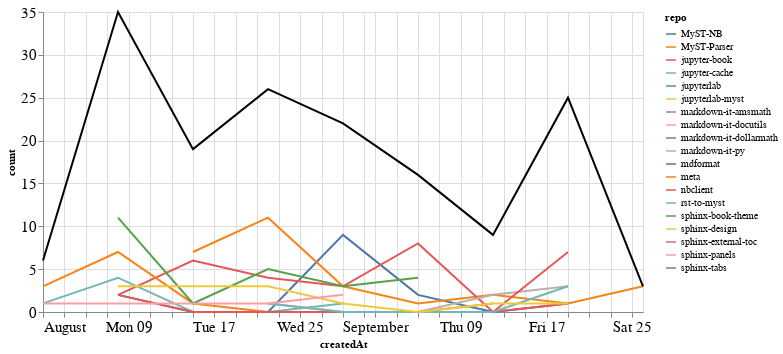

The notebook cell saved with this chart:
### Markdown cell above
### Comments

### Code cell
comments_time = comments.groupby('repo').resample('W', on='createdAt').count()['author'].reset_index()
comments_time = comments_time.rename(columns={'author': 'count'})
comments_time_total = comments_time.groupby('createdAt').agg({"count": "sum"}).reset_index()
ch1 = alt.Chart(comments_time, width=600).mark_line().encode(
    x='createdAt',
    y='count',
    color='repo',
    tooltip="repo"
)

ch2 = alt.Chart(comments_time_total, width=600).mark_line(color="black").encode(
    x='createdAt',
    y='count',
)

ch1 + ch2

### Figure 1 — Vega-Lite specification as saved in the notebook (floating-point values rounded to 4 significant figures)
{"config": {"axisLeft": {"labelFontSize": 15}, "axisBottom": {"labelFontSize": 15}}, "layer": [{"data": {"name": "data-a3708c0936d23fed78cdfb2be4e529fd"}, "mark": "line", "encoding": {"color": {"type": "nominal", "field": "repo"}, "tooltip": {"type": "nominal", "field": "repo"}, "x": {"type": "temporal", "field": "createdAt"}, "y": {"type": "quantitative", "field": "count"}}, "width": 600}, {"data": {"name": "data-e9f34188966a360ce1095171ed5565de"}, "mark": {"type": "line", "color": "black"}, "encoding": {"x": {"type": "temporal", "field": "createdAt"}, "y": {"type": "quantitative", "field": "count"}}, "width": 600}], "$schema": "https://vega.github.io/schema/vega-lite/v4.8.1.json", "datasets": {"data-a3708c0936d23fed78cdfb2be4e529fd": [{"repo": "MyST-NB", "createdAt": "2021-08-08T00:00:00", "count": 2}, {"repo": "MyST-NB", "createdAt": "2021-08-15T00:00:00", "count": 0}, {"repo": "MyST-NB", "createdAt": "2021-08-22T00:00:00", "count": 0}, {"repo": "MyST-NB", "createdAt": "2021-08-29T00:00:00", "count": 9}, {"repo": "MyST-NB", "createdAt": "2021-09-05T00:00:00", "count": 2}, {"repo": "MyST-NB", "createdAt": "2021-09-12T00:00:00", "count": 0}, {"repo": "MyST-NB", "createdAt": "2021-09-19T00:00:00", "count": 1}, {"repo": "MyST-Parser", "createdAt": "2021-08-15T00:00:00", "count": 7}, {"repo": "MyST-Parser", "createdAt": "2021-08-22T00:00:00", "count": 11}, {"repo": "MyST-Parser", "createdAt": "2021-08-29T00:00:00", "count": 3}, {"repo": "MyST-Parser", "createdAt": "2021-09-05T00:00:00", "count": 1}, {"repo": "MyST-Parser", "createdAt": "2021-09-12T00:00:00", "count": 2}, {"repo": "MyST-Parser", "createdAt": "2021-09-19T00:00:00", "count": 1}, {"repo": "MyST-Parser", "createdAt": "2021-09-26T00:00:00", "count": 3}, {"repo": "jupyter-book", "createdAt": "2021-08-08T00:00:00", "count": 2}, {"repo": "jupyter-book", "createdAt": "2021-08-15T00:00:00", "count": 6}, {"repo": "jupyter-book", "createdAt": "2021-08-22T00:00:00", "count": 4}, {"repo": "jupyter-book", "createdAt": "2021-08-29T00:00:00", "count": 3}, {"repo": "jupyter-book", "createdAt": "2021-09-05T00:00:00", "count": 8}, {"repo": "jupyter-book", "createdAt": "2021-09-12T00:00:00", "count": 0}, {"repo": "jupyter-book", "createdAt": "2021-09-19T00:00:00", "count": 1}, {"repo": "jupyter-cache", "createdAt": "2021-08-01T00:00:00", "count": 1}, {"repo": "jupyter-cache", "createdAt": "2021-08-08T00:00:00", "count": 4}, {"repo": "jupyter-cache", "createdAt": "2021-08-15T00:00:00", "count": 0}, {"repo": "jupyter-cache", "createdAt": "2021-08-22T00:00:00", "count": 0}, {"repo": "jupyter-cache", "createdAt": "2021-08-29T00:00:00", "count": 1}, {"repo": "jupyterlab", "createdAt": "2021-09-19T00:00:00", "count": 1}, {"repo": "jupyterlab-myst", "createdAt": "2021-09-19T00:00:00", "count": 7}, {"repo": "markdown-it-amsmath", "createdAt": "2021-09-12T00:00:00", "count": 1}, {"repo": "markdown-it-docutils", "createdAt": "2021-08-08T00:00:00", "count": 3}, {"repo": "markdown-it-dollarmath", "createdAt": "2021-09-12T00:00:00", "count": 1}, {"repo": "markdown-it-py", "createdAt": "2021-08-22T00:00:00", "count": 1}, {"repo": "markdown-it-py", "createdAt": "2021-08-29T00:00:00", "count": 0}, {"repo": "markdown-it-py", "createdAt": "2021-09-05T00:00:00", "count": 0}, {"repo": "markdown-it-py", "createdAt": "2021-09-12T00:00:00", "count": 2}, {"repo": "markdown-it-py", "createdAt": "2021-09-19T00:00:00", "count": 3}, {"repo": "mdformat", "createdAt": "2021-09-05T00:00:00", "count": 1}, {"repo": "meta", "createdAt": "2021-08-01T00:00:00", "count": 3}, {"repo": "meta", "createdAt": "2021-08-08T00:00:00", "count": 7}, {"repo": "meta", "createdAt": "2021-08-15T00:00:00", "count": 1}, {"repo": "meta", "createdAt": "2021-08-22T00:00:00", "count": 0}, {"repo": "meta", "createdAt": "2021-08-29T00:00:00", "count": 0}, {"repo": "meta", "createdAt": "2021-09-05T00:00:00", "count": 0}, {"repo": "meta", "createdAt": "2021-09-12T00:00:00", "count": 1}, {"repo": "nbclient", "createdAt": "2021-08-08T00:00:00", "count": 2}, {"repo": "nbclient", "createdAt": "2021-08-15T00:00:00", "count": 0}, {"repo": "nbclient", "createdAt": "2021-08-22T00:00:00", "count": 0}, {"repo": "nbclient", "createdAt": "2021-08-29T00:00:00", "count": 0}, {"repo": "nbclient", "createdAt": "2021-09-05T00:00:00", "count": 0}, {"repo": "nbclient", "createdAt": "2021-09-12T00:00:00", "count": 0}, {"repo": "nbclient", "createdAt": "2021-09-19T00:00:00", "count": 7}, {"repo": "rst-to-myst", "createdAt": "2021-08-22T00:00:00", "count": 1}, {"repo": "rst-to-myst", "createdAt": "2021-08-29T00:00:00", "count": 0}, {"repo": "rst-to-myst", "createdAt": "2021-09-05T00:00:00", "count": 0}, {"repo": "rst-to-myst", "createdAt": "2021-09-12T00:00:00", "count": 0}, {"repo": "rst-to-myst", "createdAt": "2021-09-19T00:00:00", "count": 3}, {"repo": "sphinx-book-theme", "createdAt": "2021-08-08T00:00:00", "count": 11}, {"repo": "sphinx-book-theme", "createdAt": "2021-08-15T00:00:00", "count": 1}, {"repo": "sphinx-book-theme", "createdAt": "2021-08-22T00:00:00", "count": 5}, {"repo": "sphinx-book-theme", "createdAt": "2021-08-29T00:00:00", "count": 3}, {"repo": "sphinx-book-theme", "createdAt": "2021-09-05T00:00:00", "count": 4}, {"repo": "sphinx-design", "createdAt": "2021-08-08T00:00:00", "count": 3}, {"repo": "sphinx-design", "createdAt": "2021-08-15T00:00:00", "count": 3}, {"repo": "sphinx-design", "createdAt": "2021-08-22T00:00:00", "count": 3}, {"repo": "sphinx-design", "createdAt": "2021-08-29T00:00:00", "count": 1}, {"repo": "sphinx-design", "createdAt": "2021-09-05T00:00:00", "count": 0}, {"repo": "sphinx-design", "createdAt": "2021-09-12T00:00:00", "count": 1}, {"repo": "sphinx-design", "createdAt": "2021-09-19T00:00:00", "count": 1}, {"repo": "sphinx-external-toc", "createdAt": "2021-08-01T00:00:00", "count": 1}, {"repo": "sphinx-panels", "createdAt": "2021-08-01T00:00:00", "count": 1}, {"repo": "sphinx-panels", "createdAt": "2021-08-08T00:00:00", "count": 1}, {"repo": "sphinx-panels", "createdAt": "2021-08-15T00:00:00", "count": 1}, {"repo": "sphinx-panels", "createdAt": "2021-08-22T00:00:00", "count": 1}, {"repo": "sphinx-panels", "createdAt": "2021-08-29T00:00:00", "count": 2}, {"repo": "sphinx-tabs", "createdAt": "2021-09-12T00:00:00", "count": 1}], "data-e9f34188966a360ce1095171ed5565de": [{"createdAt": "2021-08-01T00:00:00", "count": 6}, {"createdAt": "2021-08-08T00:00:00", "count": 35}, {"createdAt": "2021-08-15T00:00:00", "count": 19}, {"createdAt": "2021-08-22T00:00:00", "count": 26}, {"createdAt": "2021-08-29T00:00:00", "count": 22}, {"createdAt": "2021-09-05T00:00:00", "count": 16}, {"createdAt": "2021-09-12T00:00:00", "count": 9}, {"createdAt": "2021-09-19T00:00:00", "count": 25}, {"createdAt": "2021-09-26T00:00:00", "count": 3}]}}
